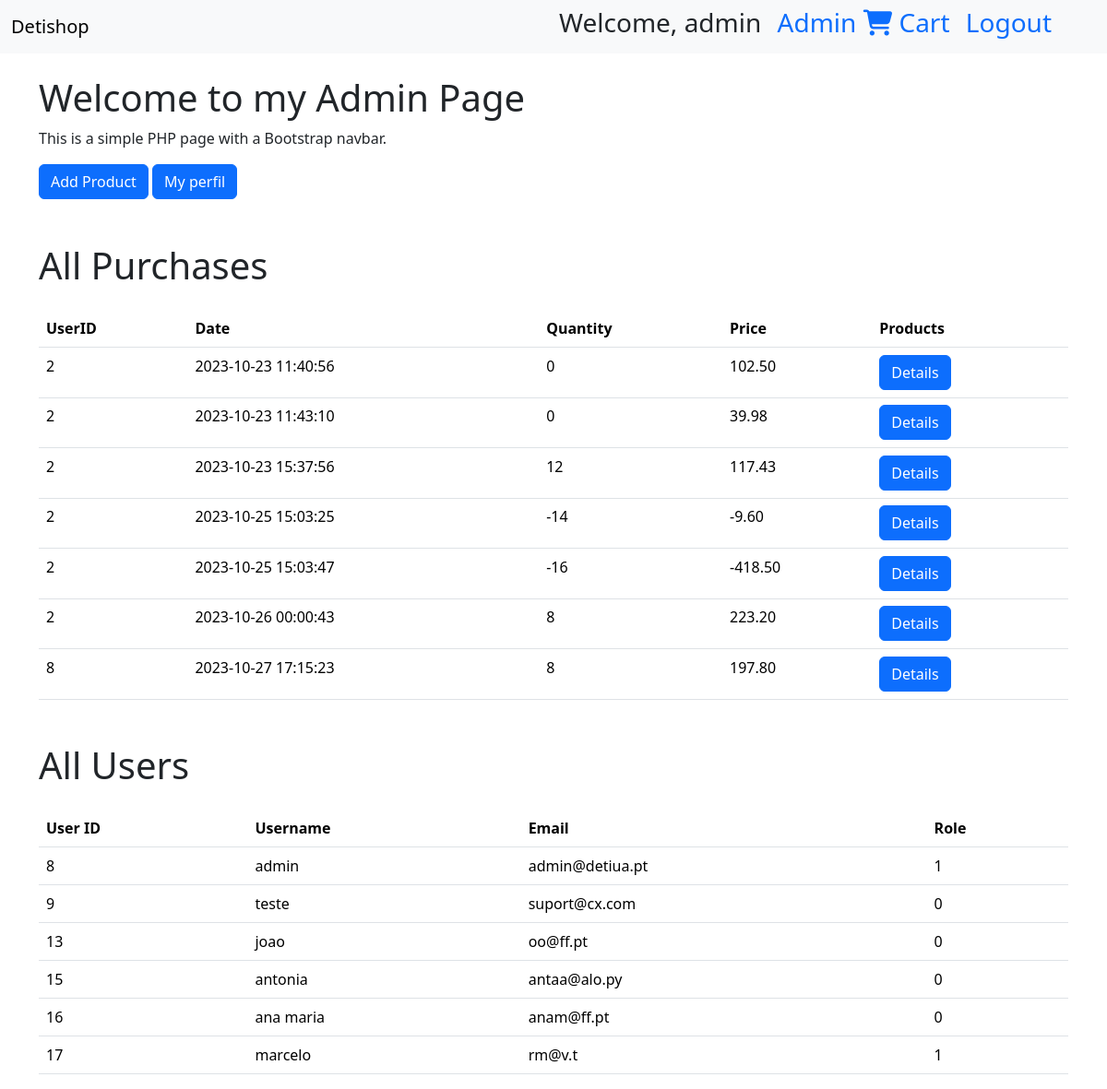
The app's page /app_sec/admin.php (signed in) with its own data.
### tables this page shows
CREATE TABLE `purchases` (
  `id` int(11) NOT NULL,
  `user_id` int(11) NOT NULL,
  `date` timestamp NOT NULL DEFAULT current_timestamp() ON UPDATE current_timestamp(),
  `total` decimal(5,2) NOT NULL,
  `quantity` int(11) NOT NULL
);

CREATE TABLE `user` (
  `id` int(11) NOT NULL,
  `nome` varchar(30) NOT NULL,
  `email` varchar(30) DEFAULT NULL,
  `pass` varchar(256) NOT NULL,
  `admin` tinyint(1) NOT NULL
);

### app_sec/admin.php (the view, shortened to what this page needs)
<?php
    $con = mysqli_connect('localhost', 'root');
    mysqli_select_db($con, 'sio');
    $sql = "SELECT * FROM purchases";
    $result = mysqli_query($con, $sql);
    $purchases = mysqli_fetch_all($result, MYSQLI_ASSOC);
?>
<!DOCTYPE html>
<html lang="en">
<head>
    <link href="https://cdn.jsdelivr.net/npm/bootstrap@5.3.2/dist/css/bootstrap.min.css" rel="stylesheet">
    <link rel="stylesheet" href="https://cdnjs.cloudflare.com/ajax/libs/font-awesome/6.4.2/css/all.min.css">
</head>
<body>
    <?php include('navbar.php'); ?>
    <div class="container mt-4">
        <h1>Welcome to my Admin Page</h1>
        <p>This is a simple PHP page with a Bootstrap navbar.</p>
        <a href="add.php" class="btn btn-primary">Add Product</a>
        <a href="perfil.php" class="btn btn-primary">My perfil</a>
    </div>
    <div class="container mt-5">
        <h1 class="mb-4">All Purchases</h1>
        <table class="table">
            <thead>
                <tr>
                    <th scope="col">UserID</th>
                    <th scope="col">Date</th>
                    <th scope="col">Quantity</th>
                    <th scope="col">Price</th>
                    <th scope="col">Products</th>
                </tr>
            </thead>
            <tbody>
                <?php foreach ($purchases as $purchase) { ?>
                    <tr data-bs-toggle="collapse" data-bs-target="#purchase-<?php echo $purchase['id']; ?>" aria-expanded="false" aria-controls="purchase-<?php echo $purchase['id']; ?>">
                        <td><?php echo htmlspecialchars($purchase['user_id'], ENT_QUOTES); ?></td>
                        <td><?php echo htmlspecialchars($purchase['date'], ENT_QUOTES); ?></td>
                        <td><?php echo htmlspecialchars($purchase['quantity'], ENT_QUOTES); ?></td>
                        <td><?php echo htmlspecialchars($purchase['total'], ENT_QUOTES); ?></td>
                        <td><button class="btn btn-primary">Details</button></td>
                    </tr>
                <?php } ?>
            </tbody>
        </table>
    </div>
    <div class="container mt-5">
    <h1 class="mb-4">All Users</h1>
    <table class="table">
        <thead>
            <tr>
                <th scope="col">User ID</th>
                <th scope="col">Username</th>
                <th scope="col">Email</th>
                <th scope="col">Role</th>
            </tr>
        </thead>
        <tbody>
            <?php
            $sql = "SELECT * FROM user";
            $result = mysqli_query($con, $sql);
            $users = mysqli_fetch_all($result, MYSQLI_ASSOC);
            foreach ($users as $user) { ?>
                <tr>
                    <td><?php echo htmlspecialchars($user['id'], ENT_QUOTES); ?></td>
                    <td><?php echo htmlspecialchars($user['nome'], ENT_QUOTES); ?></td>
                    <td><?php echo htmlspecialchars($user['email'], ENT_QUOTES); ?></td>
                    <td><?php echo htmlspecialchars($user['admin'], ENT_QUOTES); ?></td>
                </tr>
            <?php } ?>
        </tbody>
    </table>
</div>
</body>
</html>

### app_sec/navbar.php (shortened to what this page needs)
<nav class="navbar bg-body-tertiary">
    <div class="container-fluid">
        <a class="navbar-brand" href="index.php">Detishop</a>
        <h3 class="px-5">
            <?php
            if (isset($_SESSION['user_id'])) {
                echo "Welcome, " . $_SESSION['name'];
            ?>
            <?php
            if ($_SESSION['admin'] == 1) {
                echo "<a href=\"admin.php\" style=\"text-decoration: none; margin-left: 10px;\">Admin</a>";
            }else {
                echo "<a href=\"perfil.php\" style=\"text-decoration: none; margin-left: 10px;\">Profile</a>";
            }
            ?>
                <a href="cart.php" style="text-decoration: none;"><i class="fa-solid fa-cart-shopping xa "></i> Cart</a>
                 <?php
                echo "<a href=\"logout.php\" style=\"text-decoration: none; margin-left: 10px;\">Logout</a>";
            } else {
                echo "Welcome, Guest";
                echo "<a href=\"login.php\" style=\"text-decoration: none; margin-left: 10px;\">Login</a>";
            }
            ?>
        </h3>
    </div>
</nav>

### records on screen
purchases: user "2", date "2023-10-23 11:40:56", quantity "0", total "102.50"
purchases: user "2", date "2023-10-23 11:43:10", quantity "0", total "39.98"
purchases: user "2", date "2023-10-23 15:37:56", quantity "12", total "117.43"
purchases: user "2", date "2023-10-25 15:03:25", quantity "-14", total "-9.60"
purchases: user "2", date "2023-10-25 15:03:47", quantity "-16", total "-418.50"
purchases: user "2", date "2023-10-26 00:00:43", quantity "8", total "223.20"
purchases: user "8", date "2023-10-27 17:15:23", quantity "8", total "197.80"
user: id "8", nome "admin", email "admin@detiua.pt", admin "1"
user: id "9", nome "teste", email "suport@cx.com", admin "0"
user: id "13", nome "joao", email "oo@ff.pt", admin "0"
user: id "15", nome "antonia", email "antaa@alo.py", admin "0"
user: id "16", nome "ana maria", email "anam@ff.pt", admin "0"
user: id "17", nome "marcelo", email "rm@v.t", admin "1"

### other values on screen
$_SESSION['name'] "admin"
